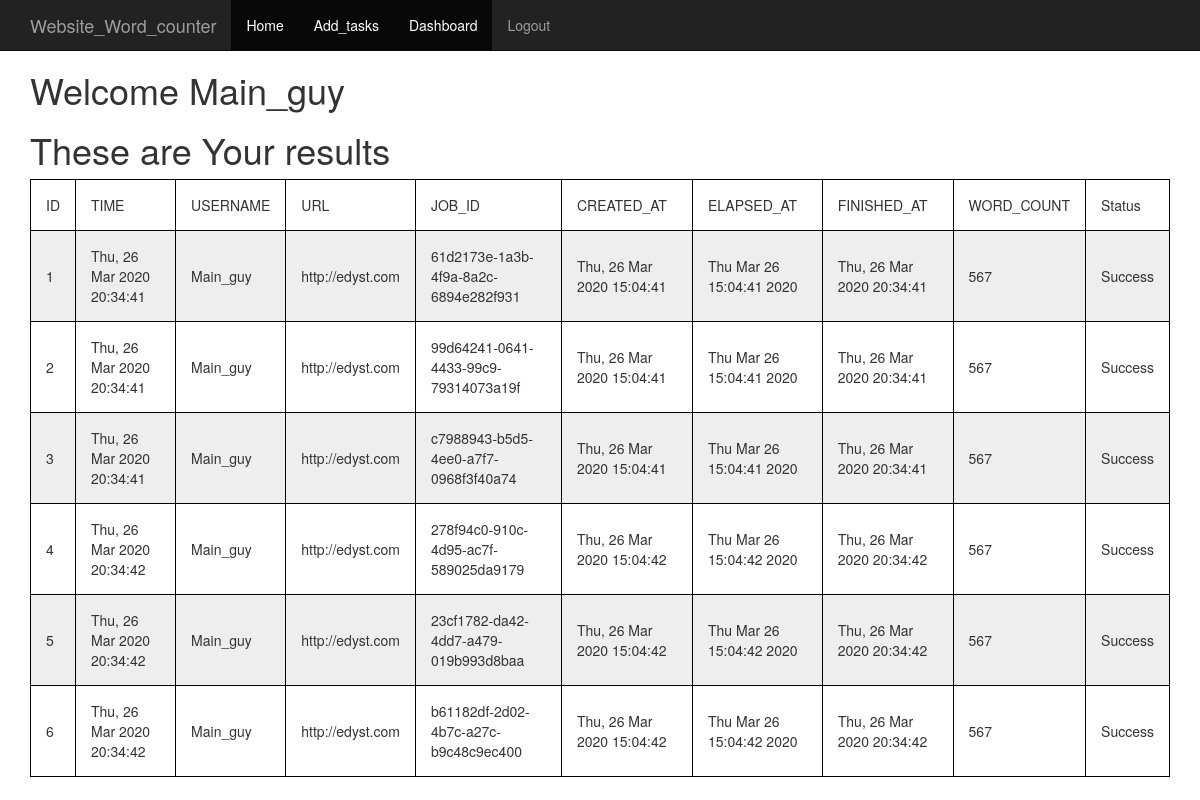
The app's page /dashboard (signed in) with its own data.
### Main/Main.py (models this page shows)
class Users(UserMixin,db.Model):
    id = db.Column(db.Integer,primary_key=True)
    username = db.Column(db.String(50),unique=True)
    email = db.Column(db.String(50), unique=True)
    password = db.Column(db.String(80))

class Results(db.Model):
    id = db.Column(db.Integer,primary_key=True)
    time = db.Column(db.String)
    username = db.Column(db.String(50))
    url= db.Column(db.String(100))
    jobId = db.Column(db.String(1000),unique=True)
    Createdat = db.Column(db.String(100))
    Enqueuedat = db.Column(db.String(100))
    Finishedat = db.Column(db.String(100))
    wordcount = db.Column(db.Integer)
    Status = db.Column(db.String(20))

### Main/Main.py (the view)
@app.route('/dashboard')
@login_required
def dashboard():
    query = engine.execute('select * from results')
    all_results = query.fetchall()
    return render_template('dashboard.html',name=current_user.username,list_all= all_results)

### Main/Main.py (called while the page is built)
@login_manager.user_loader
def load_user(user_id):
    return Users.query.get(int(user_id))

### Main/templates/dashboard.html (shortened to what this page needs)
{% extends "bootstrap/base.html" %}
{% block styles %}
{{super()}}
<link rel="stylesheet" href="{{url_for('.static', filename='starter-template.css')}}">
{% endblock %}
{%block content%}
<nav class="navbar navbar-inverse navbar-fixed-top">
  <div class="container">
    <div class="navbar-header">
      <a class="navbar-brand" href="#">Website_Word_counter</a>
    </div>
    <div id="navbar" class="collapse navbar-collapse">
      <ul class="nav navbar-nav">
        <li class="active"><a href="#">Home</a></li>
        <li class="active"><a href="{{url_for('add_task')}}">Add_tasks</a></li>
        <li class="active"><a href="{{url_for('dashboard')}}">Dashboard</a></li>
        <li><a href="{{url_for('logout')}}">Logout</a></li>
      </ul>
    </div>
  </div>
</nav>
<nav>
  <div class="container" >
    {%if name%}
    <h1>Welcome {{ name }}</h1>
      {%if list_all%}
      <h1>These are Your results</h1>
      <table style="width:auto" id="t01">
        <tr>
          <td>ID</td>
          <td>TIME</td>
          <td>USERNAME</td>
          <td>URL</td>
          <td>JOB_ID</td>
          <td>CREATED_AT</td>
          <td>ELAPSED_AT</td>
          <td>FINISHED_AT</td>
          <td>WORD_COUNT</td>
          <td>Status</td>
        </tr>
      {%for rows in list_all%}
        <tr>
      {%for col in rows%}
          <td>{{col}}</td>
        {%endfor%}
        </tr>
      {%endfor%}
      </table>
      {%endif%}
    {%endif%}
    </div>
</nav>
{%endblock%}

### Main/static/starter-template.css (style rules this page uses)
body { padding-top: 50px; }

### Main/templates/dashboard.html (style rules this page uses)
table { width:100%; }
table, th, td { border: 1px solid black; border-collapse: collapse; }
th, td { padding: 15px; text-align: left; }
table#t01 tr:nth-child(even) { background-color: #eee; }
table#t01 tr:nth-child(odd) { background-color: #fff; }

### records on screen
Users: username "Main_guy"
Results: rows "1", time "Thu, 26 Mar 2020 20:34:41", username "Main_guy", url "http://edyst.com", jobId "61d2173e-1a3b-4f9a-8a2c-6894e282f931", Createdat "Thu, 26 Mar 2020 15:04:41", Enqueuedat "Thu Mar 26 15:04:41 2020", Finishedat "Thu, 26 Mar 2020 20:34:41", wordcount "567", Status "Success"
Results: rows "2", time "Thu, 26 Mar 2020 20:34:41", username "Main_guy", url "http://edyst.com", jobId "99d64241-0641-4433-99c9-79314073a19f", Createdat "Thu, 26 Mar 2020 15:04:41", Enqueuedat "Thu Mar 26 15:04:41 2020", Finishedat "Thu, 26 Mar 2020 20:34:41", wordcount "567", Status "Success"
Results: rows "3", time "Thu, 26 Mar 2020 20:34:41", username "Main_guy", url "http://edyst.com", jobId "c7988943-b5d5-4ee0-a7f7-0968f3f40a74", Createdat "Thu, 26 Mar 2020 15:04:41", Enqueuedat "Thu Mar 26 15:04:41 2020", Finishedat "Thu, 26 Mar 2020 20:34:41", wordcount "567", Status "Success"
Results: rows "4", time "Thu, 26 Mar 2020 20:34:42", username "Main_guy", url "http://edyst.com", jobId "278f94c0-910c-4d95-ac7f-589025da9179", Createdat "Thu, 26 Mar 2020 15:04:42", Enqueuedat "Thu Mar 26 15:04:42 2020", Finishedat "Thu, 26 Mar 2020 20:34:42", wordcount "567", Status "Success"
Results: rows "5", time "Thu, 26 Mar 2020 20:34:42", username "Main_guy", url "http://edyst.com", jobId "23cf1782-da42-4dd7-a479-019b993d8baa", Createdat "Thu, 26 Mar 2020 15:04:42", Enqueuedat "Thu Mar 26 15:04:42 2020", Finishedat "Thu, 26 Mar 2020 20:34:42", wordcount "567", Status "Success"
Results: rows "6", time "Thu, 26 Mar 2020 20:34:42", username "Main_guy", url "http://edyst.com", jobId "b61182df-2d02-4b7c-a27c-b9c48c9ec400", Createdat "Thu, 26 Mar 2020 15:04:42", Enqueuedat "Thu Mar 26 15:04:42 2020", Finishedat "Thu, 26 Mar 2020 20:34:42", wordcount "567", Status "Success"
